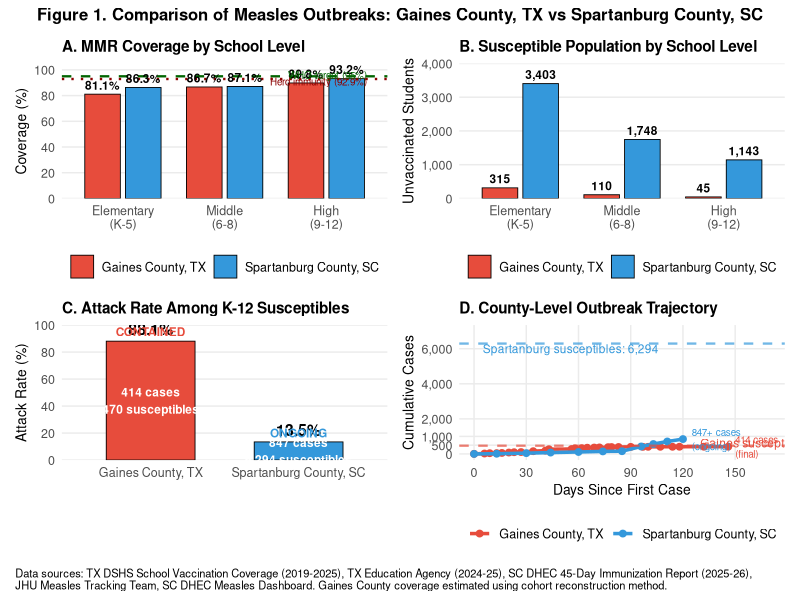
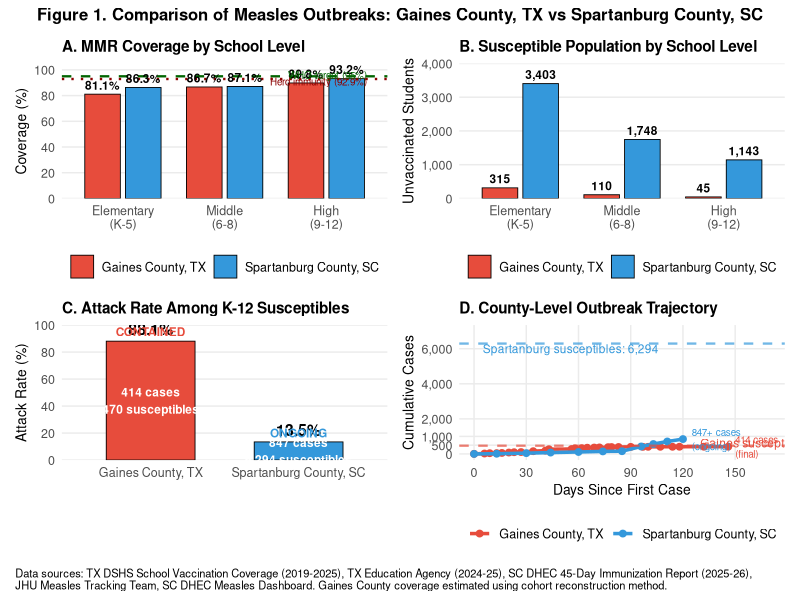
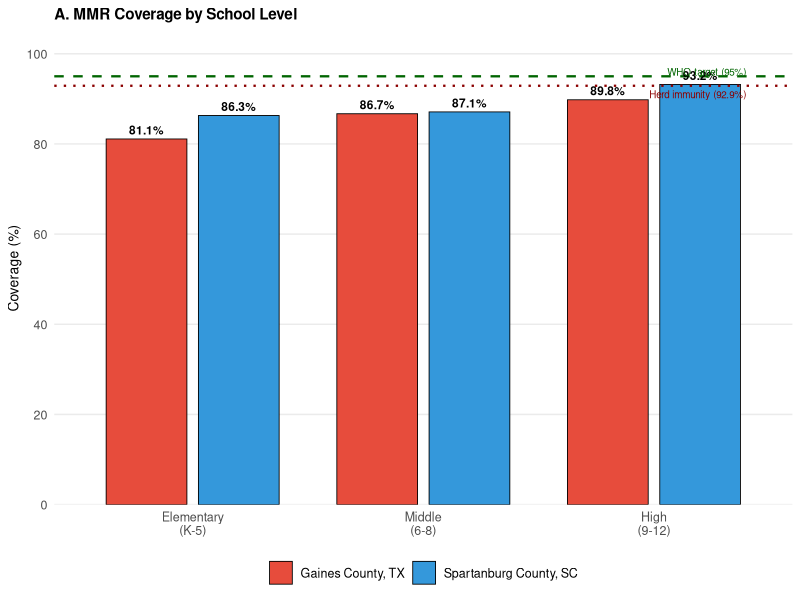
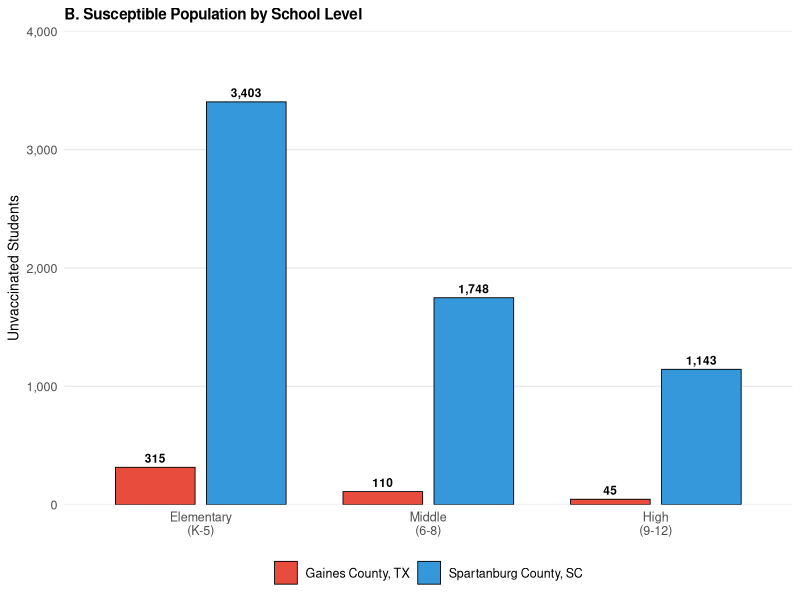
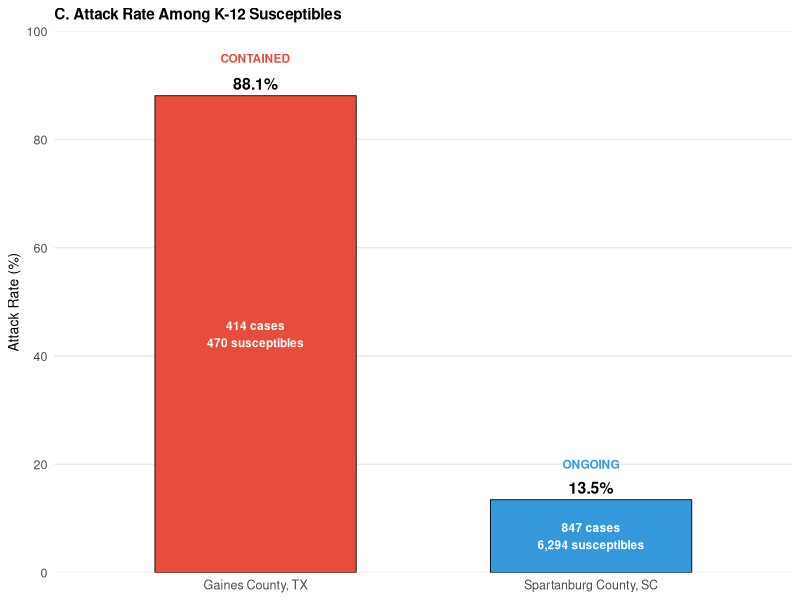
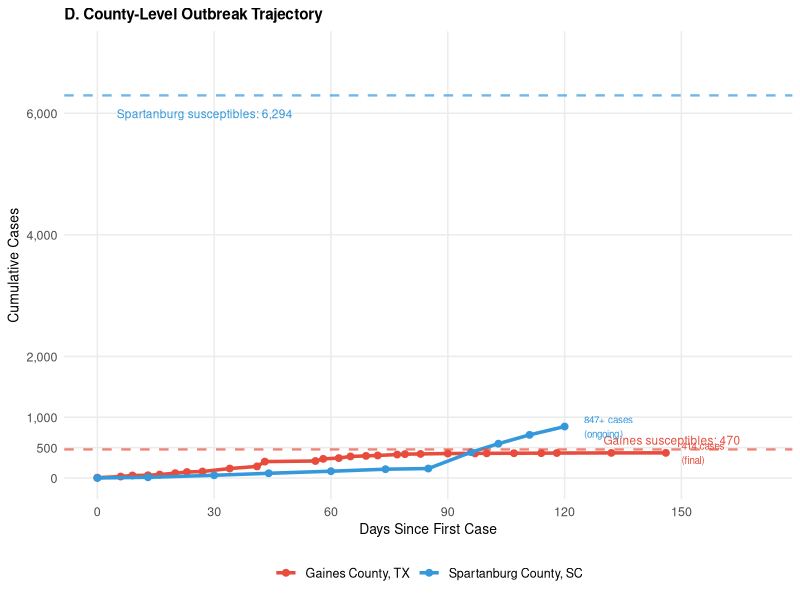

These charts were generated, in order, by the following R code:
# ============================================================================
# JAMA Research Letter - Figure 1
# Comparison of Measles Outbreaks: Gaines County, TX vs Spartanburg County, SC
# ============================================================================

# Load required libraries
library(ggplot2)
library(dplyr)
library(tidyr)
library(patchwork)
library(scales)

# ============================================================================
# DATA INPUT
# ============================================================================

# --- METHODOLOGY NOTES ---
# GAINES COUNTY, TX: Cohort reconstruction method
#   - Data: TX DSHS K coverage (2019-2025), 7th grade coverage (2019-2025)
#   - Enrollment: TX Education Agency (2024-2025)
#   - Method: Each grade's coverage estimated from when that cohort was in K
#     (e.g., current 5th graders → K coverage from 2019-20)
#   - For middle/high: 7th grade coverage used as proxy
#
# SPARTANBURG COUNTY, SC: Direct calculation
#   - Data: SC DHEC 45-Day Immunization Report (2025-2026)
#   - 93 schools with grade range, enrollment, and coverage
#   - Combined schools (K-8, K-12, Middle-High) allocated proportionally:
#     K-8: 67% Elementary, 33% Middle
#     K-12: 46% Elementary, 23% Middle, 31% High
#     Middle-High: 43% Middle, 57% High

# --- Gaines County, TX (from cohort reconstruction) ---
# Coverage by level derived from historical K and 7th grade data:
#   Elementary: K coverage from 2019-2025 weighted by current enrollment
#   Middle: 7th grade coverage 2024-25 as proxy
#   High: Historical 7th grade coverage when cohort was in 7th
gaines_data <- data.frame(
  Level = c("Elementary\n(K-5)", "Middle\n(6-8)", "High\n(9-12)", "Total\nK-12"),
  Enrollment = c(1668, 828, 440, 2936),
  Coverage = c(81.1, 86.7, 89.8, 84.0),
  Unvaccinated = c(315, 110, 45, 470),
  County = "Gaines County, TX"
)

# --- Spartanburg County, SC (from SC DHEC 45-Day Report) ---
# Direct calculation from school-level data (93 schools)
# Coverage: School-reported immunization rates
# Allocation: Combined schools split by grade span proportions
spartanburg_data <- data.frame(
  Level = c("Elementary\n(K-5)", "Middle\n(6-8)", "High\n(9-12)", "Total\nK-12"),
  Enrollment = c(24928, 13599, 16829, 55356),
  Coverage = c(86.3, 87.1, 93.2, 88.6),
  Unvaccinated = c(3403, 1748, 1143, 6294),
  County = "Spartanburg County, SC"
)

# NOTE: For Figure 2 coverage maps, Gaines County ISD-level coverage uses
# simple average of K and 7th grade (2024-25):
#   Loop ISD: (20.0% + 52.9%) / 2 = 36.5%
#   Seminole ISD: (77.1% + 86.0%) / 2 = 81.5%
#   Seagraves ISD: (96.8% + 92.1%) / 2 = 94.4%
# This differs slightly from cohort reconstruction totals (470 vs ~554 unvax)
# because it doesn't account for historical cohort-specific coverage.

# Combine data
combined_data <- rbind(gaines_data, spartanburg_data)
combined_data$Level <- factor(combined_data$Level, 
                               levels = c("Elementary\n(K-5)", "Middle\n(6-8)", 
                                         "High\n(9-12)", "Total\nK-12"))

# --- Outbreak trajectory data (from JHU Measles Tracking Team) ---
# Gaines County cumulative cases
gaines_trajectory <- data.frame(
  Date = as.Date(c("2025-02-05", "2025-02-11", "2025-02-14", "2025-02-18", 
                   "2025-02-21", "2025-02-25", "2025-02-28", "2025-03-04",
                   "2025-03-11", "2025-03-18", "2025-03-20", "2025-04-02",
                   "2025-04-04", "2025-04-08", "2025-04-11", "2025-04-15",
                   "2025-04-18", "2025-04-23", "2025-04-25", "2025-04-29",
                   "2025-05-06", "2025-05-13", "2025-05-16", "2025-05-23",
                   "2025-05-30", "2025-06-03", "2025-06-17", "2025-07-01")),
  New_Cases = c(6, 18, 18, 3, 12, 23, 18, 9, 49, 35, 79, 10, 35, 13, 27, 9, 
                7, 15, 7, 3, 7, 2, 1, 2, 1, 2, 2, 1),
  County = "Gaines County, TX"
)
gaines_trajectory$Cumulative <- cumsum(gaines_trajectory$New_Cases)
gaines_trajectory$Day <- as.numeric(gaines_trajectory$Date - min(gaines_trajectory$Date))

# Spartanburg County cumulative cases (from SC DHEC Dashboard)
spartanburg_trajectory <- data.frame(
  Date = as.Date(c("2025-10-02", "2025-10-15", "2025-11-01", "2025-11-15",
                   "2025-12-01", "2025-12-15", "2025-12-26", "2026-01-06",
                   "2026-01-13", "2026-01-21", "2026-01-30")),
  Cumulative = c(1, 12, 45, 78, 112, 145, 156, 425, 565, 710, 847),
  County = "Spartanburg County, SC"
)
spartanburg_trajectory$Day <- as.numeric(spartanburg_trajectory$Date - min(spartanburg_trajectory$Date))

# --- Attack rate data ---
attack_rate <- data.frame(
  County = c("Gaines County, TX", "Spartanburg County, SC"),
  Cases = c(414, 847),
  Susceptibles = c(470, 6294),
  Attack_Rate = c(414/470*100, 847/6294*100),
  Status = c("Contained", "Ongoing")
)

# ============================================================================
# COLOR SCHEME
# ============================================================================

colors <- c("Gaines County, TX" = "#E74C3C",      # Red for TX (contained)
            "Spartanburg County, SC" = "#3498DB")  # Blue for SC (ongoing)

# ============================================================================
# PANEL A: Coverage by School Level
# ============================================================================

panel_a <- ggplot(combined_data %>% filter(Level != "Total\nK-12"), 
                  aes(x = Level, y = Coverage, fill = County)) +
  geom_bar(stat = "identity", position = position_dodge(width = 0.8), 
           width = 0.7, color = "black", linewidth = 0.3) +
  geom_hline(yintercept = 95, linetype = "dashed", color = "darkgreen", linewidth = 0.8) +
  geom_hline(yintercept = 92.9, linetype = "dotted", color = "darkred", linewidth = 0.8) +
  geom_text(aes(label = sprintf("%.1f%%", Coverage)), 
            position = position_dodge(width = 0.8), 
            vjust = -0.5, size = 3, fontface = "bold") +
  scale_fill_manual(values = colors) +
  scale_y_continuous(limits = c(0, 105), breaks = seq(0, 100, 20),
                     expand = c(0, 0)) +
  labs(title = "A. MMR Coverage by School Level",
       x = NULL, y = "Coverage (%)",
       fill = NULL) +
  annotate("text", x = 3.4, y = 96, label = "WHO target (95%)", 
           hjust = 1, size = 2.5, color = "darkgreen") +
  annotate("text", x = 3.4, y = 91, label = "Herd immunity (92.9%)", 
           hjust = 1, size = 2.5, color = "darkred") +
  theme_minimal() +
  theme(
    plot.title = element_text(face = "bold", size = 11),
    axis.title = element_text(size = 10),
    axis.text = element_text(size = 9),
    legend.position = "bottom",
    legend.text = element_text(size = 9),
    panel.grid.major.x = element_blank(),
    panel.grid.minor = element_blank()
  )

# ============================================================================
# PANEL B: Susceptible Population by School Level
# ============================================================================

panel_b <- ggplot(combined_data %>% filter(Level != "Total\nK-12"), 
                  aes(x = Level, y = Unvaccinated, fill = County)) +
  geom_bar(stat = "identity", position = position_dodge(width = 0.8), 
           width = 0.7, color = "black", linewidth = 0.3) +
  geom_text(aes(label = comma(Unvaccinated)), 
            position = position_dodge(width = 0.8), 
            vjust = -0.5, size = 3, fontface = "bold") +
  scale_fill_manual(values = colors) +
  scale_y_continuous(limits = c(0, 4000), 
                     labels = comma,
                     expand = c(0, 0)) +
  labs(title = "B. Susceptible Population by School Level",
       x = NULL, y = "Unvaccinated Students",
       fill = NULL) +
  theme_minimal() +
  theme(
    plot.title = element_text(face = "bold", size = 11),
    axis.title = element_text(size = 10),
    axis.text = element_text(size = 9),
    legend.position = "bottom",
    legend.text = element_text(size = 9),
    panel.grid.major.x = element_blank(),
    panel.grid.minor = element_blank()
  )

# ============================================================================
# PANEL C: Attack Rate Comparison
# ============================================================================

panel_c <- ggplot(attack_rate, aes(x = County, y = Attack_Rate, fill = County)) +
  geom_bar(stat = "identity", width = 0.6, color = "black", linewidth = 0.3) +
  geom_text(aes(label = sprintf("%.1f%%", Attack_Rate)), 
            vjust = -0.5, size = 4, fontface = "bold") +
  geom_text(aes(label = sprintf("%s cases\n%s susceptibles", 
                                 comma(Cases), comma(Susceptibles)),
                y = Attack_Rate / 2), 
            size = 3, color = "white", fontface = "bold") +
  scale_fill_manual(values = colors) +
  scale_y_continuous(limits = c(0, 100), breaks = seq(0, 100, 20),
                     expand = c(0, 0)) +
  labs(title = "C. Attack Rate Among K-12 Susceptibles",
       x = NULL, y = "Attack Rate (%)",
       fill = NULL) +
  annotate("text", x = 1, y = 95, label = "CONTAINED", 
           size = 3, fontface = "bold", color = "#E74C3C") +
  annotate("text", x = 2, y = 20, label = "ONGOING", 
           size = 3, fontface = "bold", color = "#3498DB") +
  theme_minimal() +
  theme(
    plot.title = element_text(face = "bold", size = 11),
    axis.title = element_text(size = 10),
    axis.text = element_text(size = 9),
    axis.text.x = element_text(angle = 0, hjust = 0.5),
    legend.position = "none",
    panel.grid.major.x = element_blank(),
    panel.grid.minor = element_blank()
  )

# ============================================================================
# PANEL D: Outbreak Trajectory
# ============================================================================

# Susceptible pool lines
gaines_susceptibles <- 470
spartanburg_susceptibles <- 6294

panel_d <- ggplot() +
  # Gaines trajectory
  geom_line(data = gaines_trajectory, 
            aes(x = Day, y = Cumulative, color = County), 
            linewidth = 1.2) +
  geom_point(data = gaines_trajectory, 
             aes(x = Day, y = Cumulative, color = County), 
             size = 2) +
  # Spartanburg trajectory
  geom_line(data = spartanburg_trajectory, 
            aes(x = Day, y = Cumulative, color = County), 
            linewidth = 1.2) +
  geom_point(data = spartanburg_trajectory, 
             aes(x = Day, y = Cumulative, color = County), 
             size = 2) +
  # Susceptible pool reference lines
  geom_hline(yintercept = gaines_susceptibles, 
             linetype = "dashed", color = "#E74C3C", linewidth = 0.8, alpha = 0.7) +
  geom_hline(yintercept = spartanburg_susceptibles, 
             linetype = "dashed", color = "#3498DB", linewidth = 0.8, alpha = 0.7) +
  # Annotations
  annotate("text", x = 130, y = gaines_susceptibles + 150, 
           label = sprintf("Gaines susceptibles: %s", comma(gaines_susceptibles)),
           color = "#E74C3C", size = 3, hjust = 0) +
  annotate("text", x = 5, y = spartanburg_susceptibles - 300, 
           label = sprintf("Spartanburg susceptibles: %s", comma(spartanburg_susceptibles)),
           color = "#3498DB", size = 3, hjust = 0) +
  # Final case counts
  annotate("text", x = 150, y = 414, 
           label = "414 cases\n(final)", 
           color = "#E74C3C", size = 2.5, hjust = 0, vjust = 0.5) +
  annotate("text", x = 125, y = 847, 
           label = "847+ cases\n(ongoing)", 
           color = "#3498DB", size = 2.5, hjust = 0, vjust = 0.5) +
  scale_color_manual(values = colors) +
  scale_x_continuous(limits = c(0, 170), breaks = seq(0, 150, 30)) +
  scale_y_continuous(limits = c(0, 7000), 
                     breaks = c(0, 500, 1000, 2000, 4000, 6000),
                     labels = comma) +
  labs(title = "D. County-Level Outbreak Trajectory",
       x = "Days Since First Case",
       y = "Cumulative Cases",
       color = NULL) +
  theme_minimal() +
  theme(
    plot.title = element_text(face = "bold", size = 11),
    axis.title = element_text(size = 10),
    axis.text = element_text(size = 9),
    legend.position = "bottom",
    legend.text = element_text(size = 9),
    panel.grid.minor = element_blank()
  )

# ============================================================================
# COMBINE PANELS
# ============================================================================

# Option 1: 2x2 layout
figure1 <- (panel_a + panel_b) / (panel_c + panel_d) +
  plot_annotation(
    title = "Figure 1. Comparison of Measles Outbreaks: Gaines County, TX vs Spartanburg County, SC",
    caption = paste0(
      "Data sources: TX DSHS School Vaccination Coverage (2019-2025), TX Education Agency (2024-25), ",
      "SC DHEC 45-Day Immunization Report (2025-26),\n",
      "JHU Measles Tracking Team, SC DHEC Measles Dashboard. ",
      "Gaines County coverage estimated using cohort reconstruction method."
    ),
    theme = theme(
      plot.title = element_text(face = "bold", size = 12, hjust = 0.5),
      plot.caption = element_text(size = 8, hjust = 0)
    )
  )

# Save figure
ggsave("/mnt/user-data/outputs/JAMA_Figure1.png", figure1, 
       width = 12, height = 10, dpi = 300, bg = "white")
ggsave("/mnt/user-data/outputs/JAMA_Figure1.pdf", figure1, 
       width = 12, height = 10, bg = "white")

print("Figure 1 saved!")

# ============================================================================
# ALTERNATIVE: Separate panels for flexibility
# ============================================================================

# Save individual panels
ggsave("/mnt/user-data/outputs/Figure1_PanelA.png", panel_a, 
       width = 6, height = 5, dpi = 300, bg = "white")
ggsave("/mnt/user-data/outputs/Figure1_PanelB.png", panel_b, 
       width = 6, height = 5, dpi = 300, bg = "white")
ggsave("/mnt/user-data/outputs/Figure1_PanelC.png", panel_c, 
       width = 5, height = 5, dpi = 300, bg = "white")
ggsave("/mnt/user-data/outputs/Figure1_PanelD.png", panel_d, 
       width = 7, height = 5, dpi = 300, bg = "white")

print("Individual panels saved!")

# ============================================================================
# SUMMARY STATISTICS
# ============================================================================

cat("\n")
cat("=" , rep("=", 70), "\n", sep = "")
cat("SUMMARY STATISTICS FOR JAMA LETTER\n")
cat("=" , rep("=", 70), "\n", sep = "")

cat("\nGAINES COUNTY, TX:\n")
cat(sprintf("  K-12 Enrollment: %s\n", comma(sum(gaines_data$Enrollment[1:3]))))
cat(sprintf("  K-12 Coverage: %.1f%%\n", gaines_data$Coverage[4]))
cat(sprintf("  K-12 Unvaccinated: %s\n", comma(gaines_data$Unvaccinated[4])))
cat(sprintf("  Outbreak Cases: 414 (contained)\n"))
cat(sprintf("  Attack Rate: %.1f%%\n", attack_rate$Attack_Rate[1]))

cat("\nSPARTANBURG COUNTY, SC:\n")
cat(sprintf("  K-12 Enrollment: %s\n", comma(sum(spartanburg_data$Enrollment[1:3]))))
cat(sprintf("  K-12 Coverage: %.1f%%\n", spartanburg_data$Coverage[4]))
cat(sprintf("  K-12 Unvaccinated: %s\n", comma(spartanburg_data$Unvaccinated[4])))
cat(sprintf("  Outbreak Cases: 847+ (ongoing)\n"))
cat(sprintf("  Attack Rate: %.1f%%\n", attack_rate$Attack_Rate[2]))

cat("\nKEY COMPARISONS:\n")
cat(sprintf("  SC has %.0fx more K-12 students\n", 
            sum(spartanburg_data$Enrollment[1:3]) / sum(gaines_data$Enrollment[1:3])))
cat(sprintf("  SC has %.0fx more unvaccinated students\n", 
            spartanburg_data$Unvaccinated[4] / gaines_data$Unvaccinated[4]))
cat(sprintf("  SC coverage is +%.1f pp higher than TX\n", 
            spartanburg_data$Coverage[4] - gaines_data$Coverage[4]))
cat(sprintf("  TX exhausted %.1f%% of susceptibles; SC has infected only %.1f%%\n",
            attack_rate$Attack_Rate[1], attack_rate$Attack_Rate[2]))
